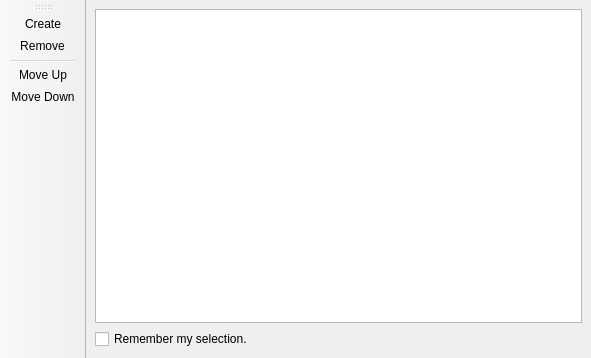
<?xml version="1.0" encoding="UTF-8"?>
<ui version="4.0">
 <class>project_select</class>
 <widget class="QMainWindow" name="project_select">
  <property name="geometry">
   <rect>
    <x>0</x>
    <y>0</y>
    <width>591</width>
    <height>358</height>
   </rect>
  </property>
  <property name="windowTitle">
   <string>MainWindow</string>
  </property>
  <widget class="QWidget" name="centralwidget">
   <layout class="QVBoxLayout" name="verticalLayout">
    <item>
     <widget class="QTableView" name="table_view"/>
    </item>
    <item>
     <widget class="QCheckBox" name="remember_check_box">
      <property name="text">
       <string>Remember my selection.</string>
      </property>
     </widget>
    </item>
   </layout>
  </widget>
  <widget class="QToolBar" name="toolBar">
   <property name="windowTitle">
    <string>toolBar</string>
   </property>
   <attribute name="toolBarArea">
    <enum>LeftToolBarArea</enum>
   </attribute>
   <attribute name="toolBarBreak">
    <bool>false</bool>
   </attribute>
   <addaction name="action_create"/>
   <addaction name="action_remove"/>
   <addaction name="separator"/>
   <addaction name="action_move_up"/>
   <addaction name="action_move_down"/>
  </widget>
  <action name="action_create">
   <property name="text">
    <string>Create</string>
   </property>
  </action>
  <action name="action_remove">
   <property name="text">
    <string>Remove</string>
   </property>
  </action>
  <action name="action_move_up">
   <property name="text">
    <string>Move Up</string>
   </property>
  </action>
  <action name="action_move_down">
   <property name="text">
    <string>Move Down</string>
   </property>
  </action>
 </widget>
 <resources/>
 <connections/>
</ui>
